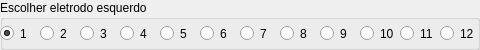
  <widget class="QGroupBox" name="groupBox">
   <property name="geometry">
    <rect>
     <x>10</x>
     <y>655</y>
     <width>480</width>
     <height>50</height>
    </rect>
   </property>
   <property name="title">
    <string>Escolher eletrodo esquerdo</string>
   </property>
   <widget class="QRadioButton" name="rbtEletrodo1_E">
    <property name="geometry">
     <rect>
      <x>0</x>
      <y>20</y>
      <width>41</width>
      <height>27</height>
     </rect>
    </property>
    <property name="text">
     <string>1</string>
    </property>
    <property name="checked">
     <bool>true</bool>
    </property>
   </widget>
   <widget class="QRadioButton" name="rbtEletrodo2_E">
    <property name="geometry">
     <rect>
      <x>40</x>
      <y>20</y>
      <width>41</width>
      <height>27</height>
     </rect>
    </property>
    <property name="text">
     <string>2</string>
    </property>
   </widget>
   <widget class="QRadioButton" name="rbtEletrodo3_E">
    <property name="geometry">
     <rect>
      <x>80</x>
      <y>20</y>
      <width>41</width>
      <height>27</height>
     </rect>
    </property>
    <property name="text">
     <string>3</string>
    </property>
   </widget>
   <widget class="QRadioButton" name="rbtEletrodo4_E">
    <property name="geometry">
     <rect>
      <x>120</x>
      <y>20</y>
      <width>41</width>
      <height>27</height>
     </rect>
    </property>
    <property name="text">
     <string>4</string>
    </property>
   </widget>
   <widget class="QRadioButton" name="rbtEletrodo5_E">
    <property name="geometry">
     <rect>
      <x>160</x>
      <y>20</y>
      <width>41</width>
      <height>27</height>
     </rect>
    </property>
    <property name="text">
     <string>5</string>
    </property>
   </widget>
   <widget class="QRadioButton" name="rbtEletrodo6_E">
    <property name="geometry">
     <rect>
      <x>200</x>
      <y>20</y>
      <width>41</width>
      <height>27</height>
     </rect>
    </property>
    <property name="text">
     <string>6</string>
    </property>
   </widget>
   <widget class="QRadioButton" name="rbtEletrodo7_E">
    <property name="geometry">
     <rect>
      <x>240</x>
      <y>20</y>
      <width>41</width>
      <height>27</height>
     </rect>
    </property>
    <property name="text">
     <string>7</string>
    </property>
   </widget>
   <widget class="QRadioButton" name="rbtEletrodo8_E">
    <property name="geometry">
     <rect>
      <x>280</x>
      <y>20</y>
      <width>41</width>
      <height>27</height>
     </rect>
    </property>
    <property name="text">
     <string>8</string>
    </property>
   </widget>
   <widget class="QRadioButton" name="rbtEletrodo9_E">
    <property name="geometry">
     <rect>
      <x>320</x>
      <y>20</y>
      <width>41</width>
      <height>27</height>
     </rect>
    </property>
    <property name="text">
     <string>9</string>
    </property>
   </widget>
   <widget class="QRadioButton" name="rbtEletrodo10_E">
    <property name="geometry">
     <rect>
      <x>360</x>
      <y>20</y>
      <width>41</width>
      <height>27</height>
     </rect>
    </property>
    <property name="text">
     <string>10</string>
    </property>
   </widget>
   <widget class="QRadioButton" name="rbtEletrodo11_E">
    <property name="geometry">
     <rect>
      <x>400</x>
      <y>20</y>
      <width>41</width>
      <height>27</height>
     </rect>
    </property>
    <property name="text">
     <string>11</string>
    </property>
   </widget>
   <widget class="QRadioButton" name="rbtEletrodo12_E">
    <property name="geometry">
     <rect>
      <x>440</x>
      <y>20</y>
      <width>41</width>
      <height>27</height>
     </rect>
    </property>
    <property name="text">
     <string>12</string>
    </property>
   </widget>
  </widget>
